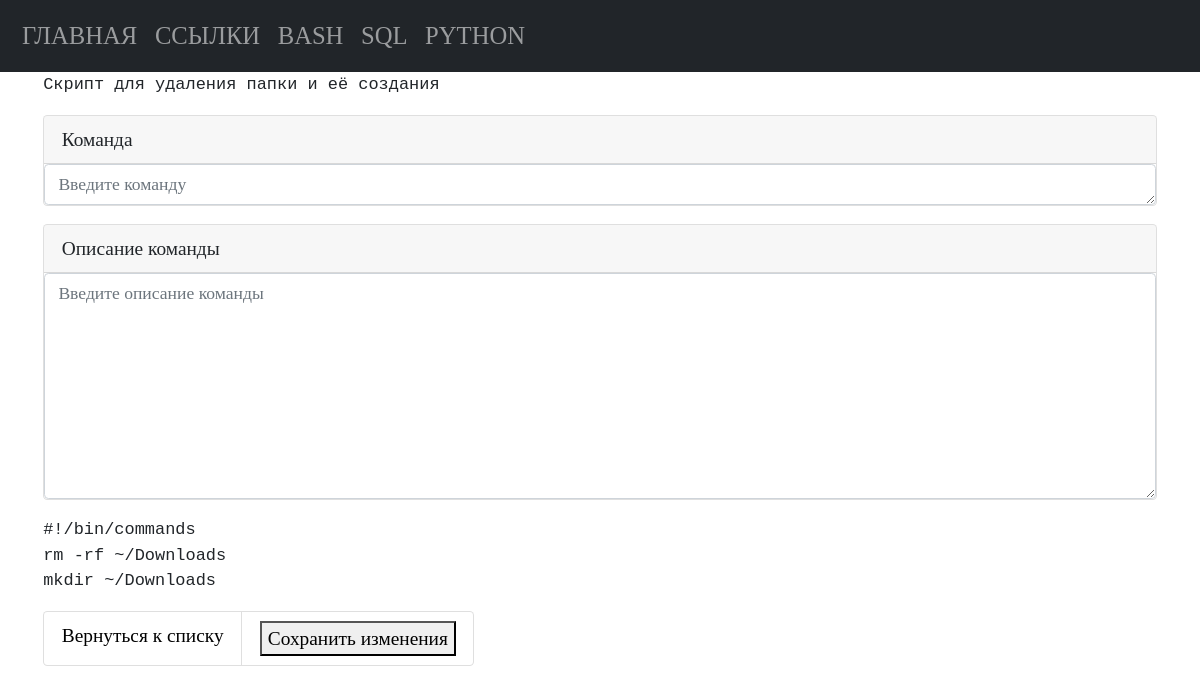
Before: /bash/edit/97/ with the older database file.
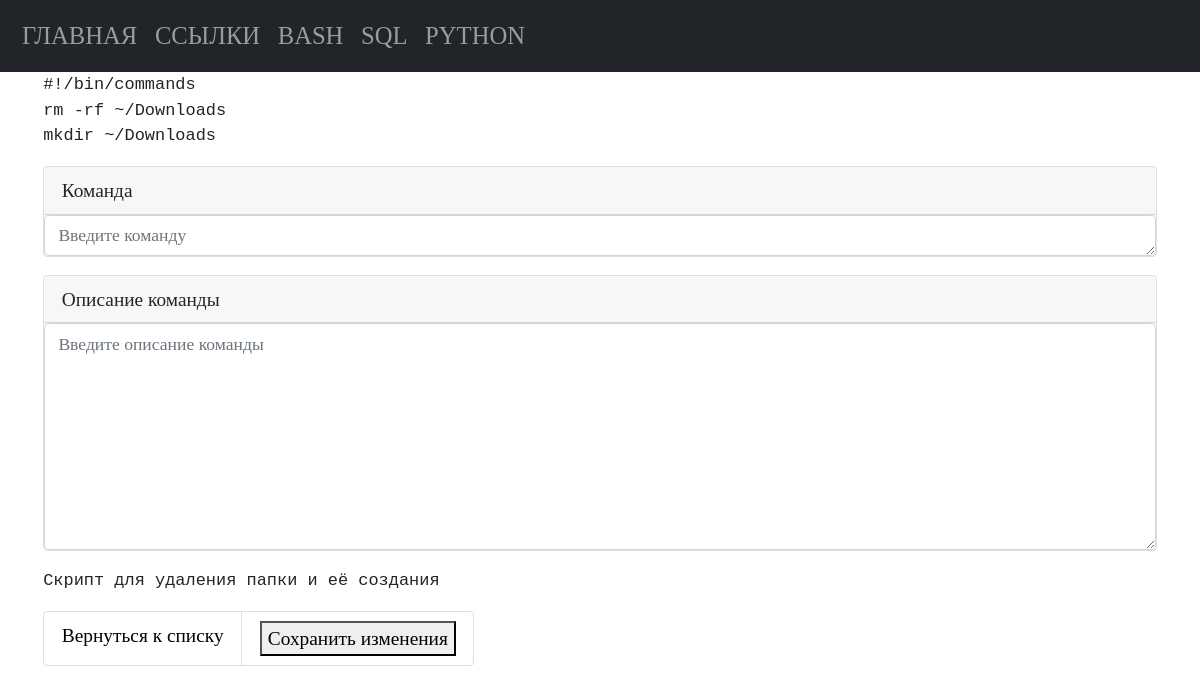
After: the same page with the newer database file.
### tables this page shows
CREATE TABLE "bash" (
    bash_id INTEGER PRIMARY KEY AUTOINCREMENT,
    bash_command TEXT NOT NULL,
    bash_name TEXT NOT NULL
  );

### app.py (the view, shortened to what this page needs)
@app.route("/bash/edit/<int:bash_id>/", methods=("GET", "POST"))
def edit_bash_command(bash_id):
    conn = connect.get_db_connection()
    edit_bash_command_view = conn.execute("SELECT * FROM bash WHERE bash_id = ?",
                                          (bash_id,)).fetchone()
    return render_template("bash/edit_bash_command.html", edit_bash_command_view=edit_bash_command_view)

### modules/connect.py (called while the page is built)
def get_db_connection():
    db_path = os.path.join(BASE_DIR, '../database.db')
    conn = sqlite3.connect(db_path)
    conn.row_factory = sqlite3.Row
    return conn

### templates/bash/edit_bash_command.html (shortened to what this page needs)
{% extends 'base.html' %}
{% block content %}
   <form method="post">
      <pre>{{ edit_bash_command_view.bash_command }}</pre>
      <div class="card mb-3">
         <label for="bash_command" class="card-header">Команда</label>
         <textarea class="form-control" id="bash_command" name="bash_command" rows="1" placeholder="Введите команду"
            required></textarea>
      </div>
      <div class="card mb-3">
         <label for="bash_name" class="card-header">Описание команды</label>
         <textarea class="form-control" id="bash_name" name="bash_name" rows="8" placeholder="Введите описание команды"
            required></textarea>
      </div>
      <pre>{{ edit_bash_command_view.bash_name }}</pre>
      <ul class="list-group list-group-horizontal">
         <li class="list-group-item">
             <a href="{{ url_for('bash_list_commands') }}">Вернуться к списку</a>
         </li>
         <li class="list-group-item save">
            <button type="submit" value="" class="add">Сохранить изменения</button>
         </li>
      </ul>
   </form>
{% endblock %}

Changed rows visible on the page:
changed bash "#!/bin/commands rm -rf ~/Downloads mkdir ~/Downloads": bash_command "Скрипт для удаления папки и её создания" → "#!/bin/commands rm -rf ~/Downloads mkdir ~/Downloads"; bash_name "#!/bin/commands rm -rf ~/Downloads mkdir ~/Downloads" → "Скрипт для удаления папки и её создания"
